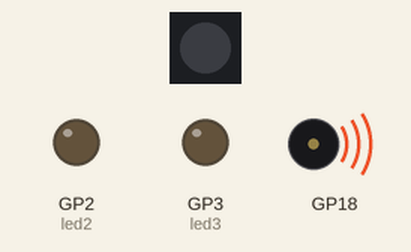
Recording of a program running on a simulated Raspberry Pi Pico running CircuitPython. Parts: 1 RGB LEDs in strip order, left to right, output pins drawn as LEDs (lit = HIGH), buzzer (waves = sounding). At 2.1 s the program ends and the board releases its pins; the recording ends there.

Above: at 0.1 s.
At 1.35 s:
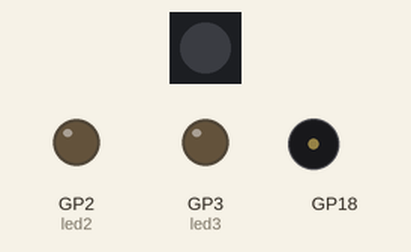
Timing chart, 0 to 2.1 s (numbered marks = the images above):
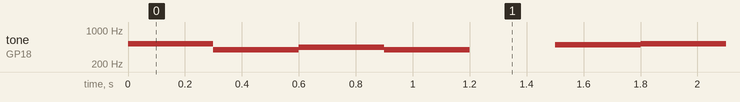

Measured:
- by itself, tone on GP18: plays 523 Hz for 0.30 s, 392 Hz for 0.30 s, 440 Hz for 0.30 s, 392 Hz for 0.30 s, 493 Hz for 0.30 s, 523 Hz for 0.30 s

The program:

Episod06_code.py
```python
import time
import board
import digitalio
import neopixel
import analogio
import simpleio

led2 = digitalio.DigitalInOut(board.GP2)
led2.direction = digitalio.Direction.OUTPUT

led3 = digitalio.DigitalInOut(board.GP3)
led3.direction = digitalio.Direction.OUTPUT

button1 = digitalio.DigitalInOut(board.GP20)
button1.direction = digitalio.Direction.INPUT

button2 = digitalio.DigitalInOut(board.GP21)
button2.direction = digitalio.Direction.INPUT

pixels = neopixel.NeoPixel(board.GP28, 1, brightness=0.3, auto_write=False)

potentiometer = analogio.AnalogIn(board.GP27)

simpleio.tone(board.GP18, 523, 0.3)
simpleio.tone(board.GP18, 392, 0.15)
simpleio.tone(board.GP18, 392, 0.15)
simpleio.tone(board.GP18, 440, 0.3)
simpleio.tone(board.GP18, 392, 0.3)
time.sleep(0.3)
simpleio.tone(board.GP18, 493, 0.3)
simpleio.tone(board.GP18, 523, 0.3)
```
